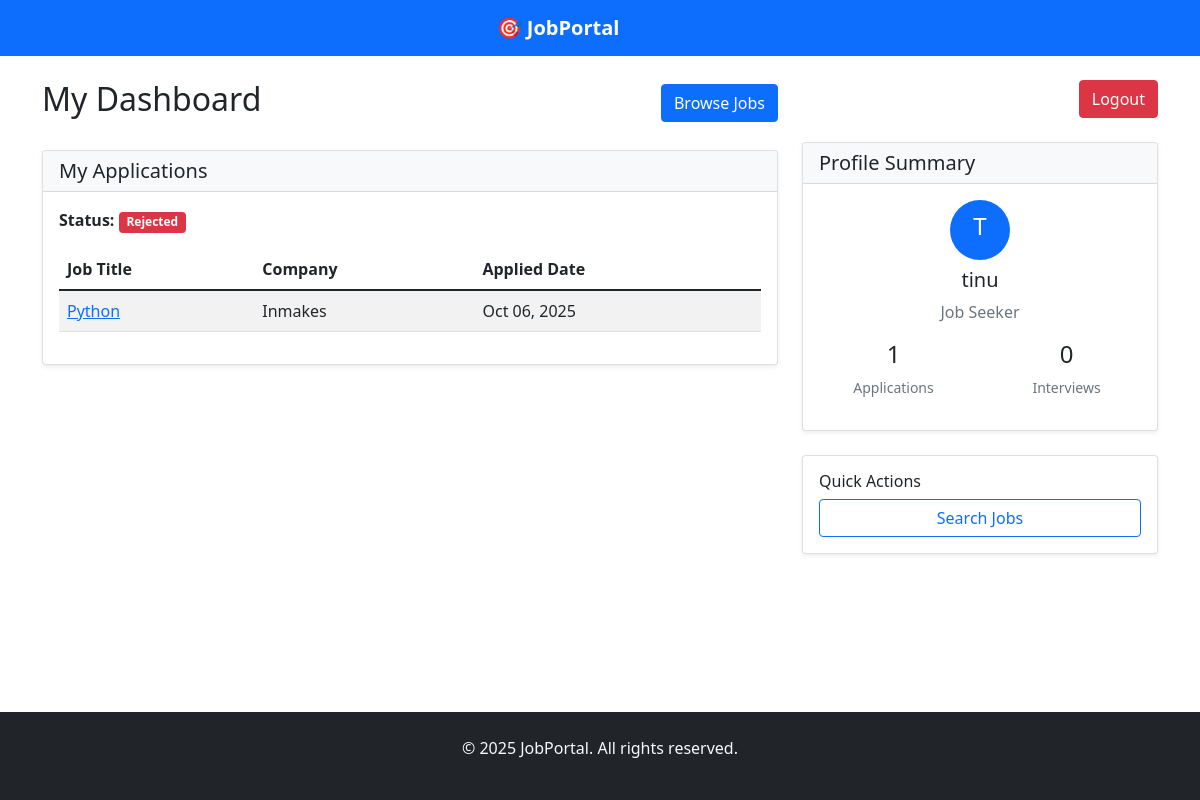
Screenshot of /dashboard/ (signed in) with the database file from the repository.
### Portal/models.py (models this page shows, shortened)
class Application(models.Model):
    STATUS_CHOICES = [
        ("pending", "Pending"),
        ("reviewed", "Reviewed"),
        ("shortlisted", "Shortlisted"),
        ("accepted", "Accepted"),
        ("rejected", "Rejected"),
    ]
    job = models.ForeignKey(Job, on_delete=models.CASCADE, related_name="applications")
    seeker = models.ForeignKey(
        User,
        on_delete=models.CASCADE,
        related_name="applications",
        limit_choices_to={"role": "seeker"},
    )
    cover_letter = models.TextField(blank=True)
    resume = models.FileField(
        upload_to="resumes/",
        validators=[FileExtensionValidator(["pdf", "doc", "docx"])],
    )
    status = models.CharField(max_length=20, choices=STATUS_CHOICES, default="pending")
    applied_at = models.DateTimeField(auto_now_add=True)
    class Meta:
        unique_together = ("job", "seeker")  # one application per seeker per job
        ordering = ["-applied_at"]

class Job(models.Model):
    employer = models.ForeignKey(
        User,
        on_delete=models.CASCADE,
        related_name="jobs",
        limit_choices_to={"role": "employer"},
    )
    title = models.CharField(max_length=120)
    description = models.TextField()
    salary = models.CharField(max_length=50, blank=True)
    location = models.CharField(max_length=120)
    category = models.CharField(max_length=120)
    company = models.CharField(max_length=120)
    created_at = models.DateTimeField(auto_now_add=True)
    class Meta:
        ordering = ["-created_at"]

class User(AbstractUser):
    ROLE_CHOICES = (
        ("seeker", "Job Seeker"),
        ("employer", "Employer"),
    )
    role = models.CharField(max_length=10, choices=ROLE_CHOICES)
    def is_seeker(self):
        return self.role == "seeker"

### Portal/views.py (the view)
# urls.py: path("dashboard/", views.dashboard, name="dashboard"),
@login_required
def dashboard(request):
    if request.user.is_seeker():
        applications = Application.objects.filter(seeker=request.user)
        return render(
            request, "seeker/dashboard_seeker.html", {"applications": applications}
        )
    else:
        jobs = Job.objects.filter(employer=request.user)
        return render(request, "employer/dashboard_employer.html", {"jobs": jobs})

### templates/seeker/dashboard_seeker.html (shortened to what this page needs)
{% extends 'base.html' %}
{% block content %}
<div class="row">
    <div class="col-md-8">
        <div class="d-flex justify-content-between align-items-center mb-4">
            <h2>My Dashboard</h2>
            <a href="{% url 'job_list' %}" class="btn btn-primary">Browse Jobs</a>
        </div>
        <div class="card">
            <div class="card-header">
                <h5 class="card-title mb-0">My Applications</h5>
            </div>
            <div class="card-body">
                {% if applications %}
                    <div class="table-responsive">
                        <table class="table table-striped">
                            <thead>
                                <tr>
                                    <th>Job Title</th>
                                    <th>Company</th>
                                    <th>Applied Date</th>
                                </tr>
                            </thead>
                            <tbody>
                                {% for application in applications %}
                                <tr>
                                    <td>
                                        <a href="{% url 'job_detail' application.job.id %}">
                                            {{ application.job.title }}
                                        </a>
                                    </td>
                                    <td>{{ application.job.company }}</td>
                                    <td>{{ application.applied_at|date:"M d, Y" }}</td>
                                    <p><strong>Status:</strong>
                                        <span class="badge
                                            {% if application.status == 'pending' %}bg-warning
                                            {% elif application.status == 'reviewed' %}bg-info
                                            {% elif application.status == 'shortlisted' %}bg-primary
                                            {% elif application.status == 'accepted' %}bg-success
                                            {% elif application.status == 'rejected' %}bg-danger
                                            {% else %}bg-secondary{% endif %}">
                                            {{ application.status|title }}
                                        </span>
                                    </p>
                                </tr>
                                {% endfor %}
                            </tbody>
                        </table>
                    </div>
                {% else %}
                    <div class="text-center py-4">
                        <p class="text-muted">You haven't applied to any jobs yet.</p>
                        <a href="{% url 'job_list' %}" class="btn btn-primary">Browse Available Jobs</a>
                    </div>
                {% endif %}
            </div>
        </div>
    </div>
    <div class="col-md-4">
        <div class="d-flex justify-content-end align-items-center mb-4">
            <form method="post" action="{% url 'logout' %}" style="display: inline;">
                <button type="submit" class="btn btn-danger text-white fs-6">Logout</button>
            </form>
        </div>
        <div class="card">
            <div class="card-header">
                <h5 class="card-title mb-0">Profile Summary</h5>
            </div>
            <div class="card-body">
                <div class="text-center mb-3">
                    <div class="bg-primary text-white rounded-circle d-inline-flex align-items-center justify-content-center mb-2" style="width: 60px; height: 60px;">
                        <h4>{{ user.username|first|upper }}</h4>
                    </div>
                    <h5>{{ user.username }}</h5>
                    <p class="text-muted">Job Seeker</p>
                </div>
                <div class="row text-center">
                    <div class="col-6">
                        <h4>{{ applications.count }}</h4>
                        <p class="text-muted small">Applications</p>
                    </div>
                    <div class="col-6">
                        <h4>0</h4>
                        <p class="text-muted small">Interviews</p>
                    </div>
                </div>
            </div>
        </div>
        <div class="card mt-4">
            <div class="card-body">
                <h6>Quick Actions</h6>
                <div class="d-grid gap-2">
                    <a href="{% url 'job_list' %}" class="btn btn-outline-primary">Search Jobs</a>
                </div>
            </div>
        </div>
    </div>
</div>
{% endblock %}

### templates/base.html (style rules this page uses)
.card { box-shadow: 0 0.125rem 0.25rem rgba(0, 0, 0, 0.075); border: 1px solid rgba(0, 0, 0, 0.125); }
.card-header { background-color: #f8f9fa; border-bottom: 1px solid rgba(0, 0, 0, 0.125); }
body { display: flex; flex-direction: column; min-height: 100vh; }

### rows the page displays
Application: job "Python", job.company "Inmakes", applied_at "Oct 06, 2025", status "Rejected"
User: username|first "T", username "tinu"

### other values shown
{{ applications.count }} "1"
